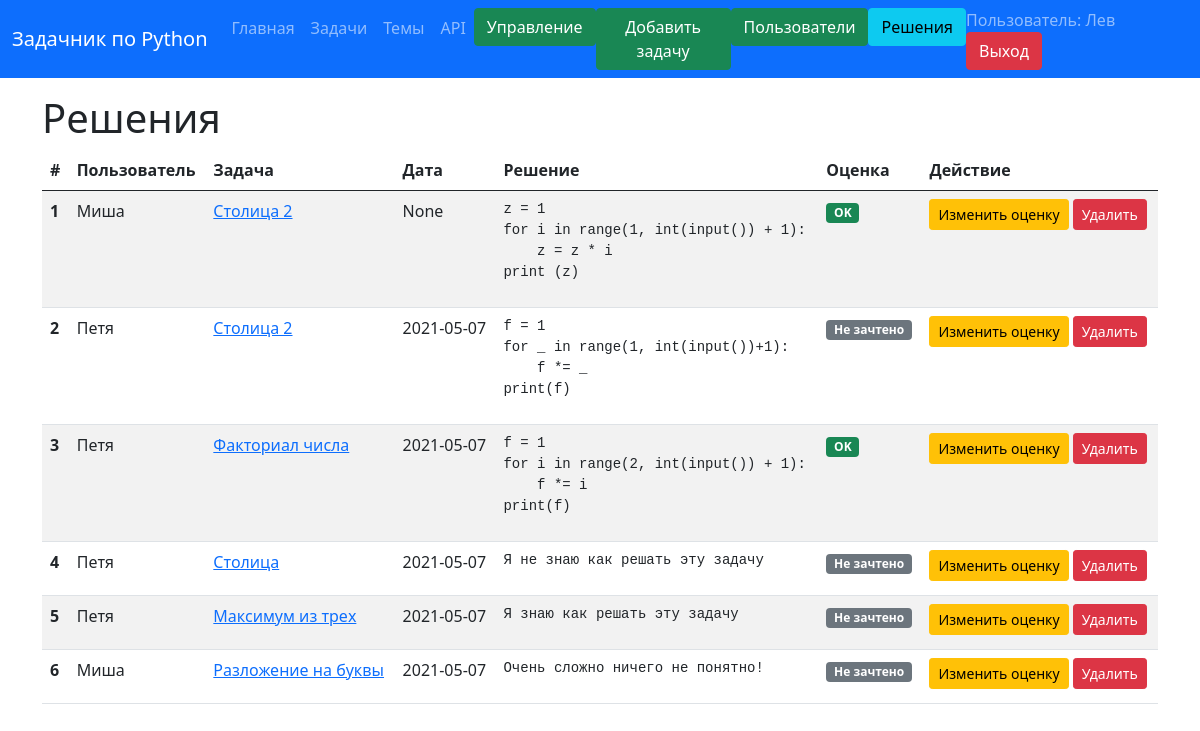
/solves (signed in), run on the app's committed database.
### data/users.py (models this page shows, shortened)
class User(SqlAlchemyBase, UserMixin, SerializerMixin):
    __tablename__ = 'users'
    id = sqlalchemy.Column(sqlalchemy.Integer, primary_key=True, autoincrement=True)
    name = sqlalchemy.Column(sqlalchemy.String, index=True, nullable=True)
    role = sqlalchemy.Column(sqlalchemy.String, default='user')
    email = sqlalchemy.Column(sqlalchemy.String, index=True, unique=True, nullable=True)
    hashed_password = sqlalchemy.Column(sqlalchemy.String, nullable=True)
    created_date = sqlalchemy.Column(sqlalchemy.DateTime, default=datetime.date.today)
    task = orm.relation("Task", back_populates='user')
    solve = orm.relation("Solve", cascade="all, delete")

### data/solves.py (models this page shows)
class Solve(SqlAlchemyBase, SerializerMixin):
    __tablename__ = 'solves'
    id = sqlalchemy.Column(sqlalchemy.Integer, primary_key=True, autoincrement=True)
    user_id = sqlalchemy.Column(sqlalchemy.Integer, sqlalchemy.ForeignKey("users.id"), nullable=True)
    task_id = sqlalchemy.Column(sqlalchemy.Integer, sqlalchemy.ForeignKey("tasks.id"), nullable=True)
    content = sqlalchemy.Column(sqlalchemy.String, nullable=True)
    accept = sqlalchemy.Column(sqlalchemy.BOOLEAN, default=False)
    created_date = sqlalchemy.Column(sqlalchemy.Date, default=datetime.date.today)
    user = orm.relation('User', back_populates='solve')
    task = orm.relation('Task', back_populates='solve')

### data/tasks.py (models this page shows, shortened)
class Task(SqlAlchemyBase, SerializerMixin):
    __tablename__ = 'tasks'
    id = sqlalchemy.Column(sqlalchemy.Integer, primary_key=True, autoincrement=True)
    title = sqlalchemy.Column(sqlalchemy.String, index=True, nullable=True)
    content = sqlalchemy.Column(sqlalchemy.String, nullable=True)
    subject = sqlalchemy.Column(sqlalchemy.String, default='Без темы')
    created_date = sqlalchemy.Column(sqlalchemy.Date, default=datetime.date.today)
    rating = sqlalchemy.Column(sqlalchemy.Integer)
    user_id = sqlalchemy.Column(sqlalchemy.Integer, sqlalchemy.ForeignKey("users.id"))
    user = orm.relation('User', back_populates='task')
    solve = orm.relation('Solve', cascade="all, delete")

### main.py (the view)
@app.route('/solves')
@login_required
def solves():
    session = db_session.create_session()
    result = session.query(Solve).filter((Solve.user == current_user) | (current_user.role == 'admin')).all()
    if current_user.role == 'admin':
        return render_template('admin_solves_page.html', title='Мои решения', solves=result)
    else:
        return render_template('solves_page.html', title='Мои решения', solves=result)

### data/db_session.py (called while the page is built)
def create_session() -> Session:
    global __factory
    return __factory()

### main.py (called while the page is built)
@login_manager.user_loader
def load_user(user_id):
    session = db_session.create_session()
    return session.query(User).get(user_id)

### templates/admin_solves_page.html
{% extends "base_template.html" %}
{% block main %}
<h1>Решения</h1>
<table class="table table-striped">
    <thead>
    <tr>
        <th scope="col">#</th>
        <th scope="col">Пользователь</th>
        <th scope="col">Задача</th>
        <th scope="col">Дата</th>
        <th scope="col">Решение</th>
        <th scope="col">Оценка</th>
        <th scope="col">Действие</th>
    </tr>
    </thead>
    {% for item in solves %}
    <tr>
        <th scope="row">{{ loop.index }}</th>
        <td>{{ item.user.name }}</td>
        <td><a href="/tasks/{{ item.task_id }}">{{ item.task.title }}</a></td>
        <td>{{ item.created_date }}</td>
        <td>
            <pre>{{ item.content | safe}}</pre>
        </td>
        <td>{% if item.accept == True %}
            <span class="badge bg-success">OK</span>
            {% else %}
            <span class="badge bg-secondary">Не зачтено</span>
            {% endif %}
        </td>
        <td><a href="/change_solve_status/{{ item.id }}" class="btn btn-warning btn-sm">Изменить оценку</a>
            <a href="/solve_delete/{{ item.id }}" class="btn btn-danger btn-sm">Удалить</a></td>
    </tr>
    {% endfor %}
</table>
{% endblock %}

### templates/base_template.html (shortened to what this page needs)
<!doctype html>
<html lang="ru">
<head>
    <link href="https://cdn.jsdelivr.net/npm/bootstrap@5.0.0-beta3/dist/css/bootstrap.min.css" rel="stylesheet"
>
</head>
<body>
<div class="d-flex flex-column h-200">
    <header>
        <nav class="navbar navbar-expand-lg navbar-dark bg-primary">
            <div class="container-fluid">
                <a class="navbar-brand mb-0 h1" href="/">Задачник по Python</a>
                <div class="collapse navbar-collapse" id="navbarNav">
                    <ul class="navbar-nav">
                        <li class="nav-item"><a class="nav-link" href="/">Главная</a></li>
                        <li class="nav-item"><a class="nav-link" href="/subjects/tasks/all">Задачи</a></li>
                        <li class="nav-item"><a class="nav-link" href="/subjects">Темы</a></li>
                        <li class="nav-item"><a class="nav-link" href="/about">API</a></li>
                        {% if current_user.is_authenticated and current_user.role == 'admin' %}
                        <li class="nav-item"><a href="/edit" class="btn btn-success">Управление</a></li>
                        <li class="nav-item"><a href="/add_task" class="btn btn-success">Добавить задачу</a></li>
                        <li class="nav-item"><a href="/users_page" class="btn btn-success">Пользователи</a></li>
                        <li class="nav-item"><a href="/solves" class="btn btn-info">Решения</a></li>
                        {% endif %}
                    </ul>
                </div>
                <div>
                    {% if current_user.is_authenticated %}
                    <span class="navbar-text">Пользователь: {{ current_user.name }} </span> <a href="/logout">
                    <button type="button" class="btn btn-danger">Выход</button>
                </a>
                    {% else %}
                    <a href="login" class="btn btn-success">Вход</a>
                    <a href="registration" class="btn btn-success">Регистрация</a>
                    {% endif %}
                </div>
            </div>
        </nav>
    </header>
    <div class="container py-3">
        <main>
            {% block main %}
            {% endblock %}
        </main>
    </div>
</div>
</body>
</html>

### data on the page
User: name "Лев"
Solve: user.name "Миша", task "Столица 2", created_date "None", content "z = 1 for i in range(1, int(input()) + 1): z = z * i print (z)", accept "OK"
Solve: user.name "Петя", task "Столица 2", created_date "2021-05-07", content "f = 1 for _ in range(1, int(input())+1): f *= _ print(f)", accept "Не зачтено"
Solve: user.name "Петя", task "Факториал числа", created_date "2021-05-07", content "f = 1 for i in range(2, int(input()) + 1): f *= i print(f)", accept "OK"
Solve: user.name "Петя", task "Столица", created_date "2021-05-07", content "Я не знаю как решать эту задачу", accept "Не зачтено"
Solve: user.name "Петя", task "Максимум из трех", created_date "2021-05-07", content "Я знаю как решать эту задачу", accept "Не зачтено"
Solve: user.name "Миша", task "Разложение на буквы", created_date "2021-05-07", content "Очень сложно ничего не понятно!", accept "Не зачтено"
